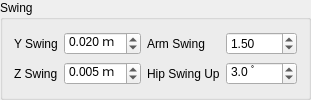
                        <widget class="QGroupBox" name="groupBox_swing">
                          <property name="styleSheet">
                            <string notr="true"/>
                          </property>
                          <property name="title">
                            <string>Swing</string>
                          </property>
                          <layout class="QGridLayout" name="gridLayout_2">
                            <item row="1" column="1">
                              <widget class="QDoubleSpinBox" name="dSpinBox_z_swing_amplitude">
                                <property name="suffix">
                                  <string> ｍ</string>
                                </property>
                                <property name="decimals">
                                  <number>3</number>
                                </property>
                                <property name="minimum">
                                  <double>-1.000000000000000</double>
                                </property>
                                <property name="maximum">
                                  <double>1.000000000000000</double>
                                </property>
                                <property name="singleStep">
                                  <double>0.001000000000000</double>
                                </property>
                                <property name="value">
                                  <double>0.005000000000000</double>
                                </property>
                              </widget>
                            </item>
                            <item row="0" column="2">
                              <widget class="QLabel" name="label_31">
                                <property name="text">
                                  <string>Arm Swing</string>
                                </property>
                              </widget>
                            </item>
                            <item row="1" column="0">
                              <widget class="QLabel" name="label_30">
                                <property name="text">
                                  <string>Z Swing</string>
                                </property>
                              </widget>
                            </item>
                            <item row="0" column="0">
                              <widget class="QLabel" name="label_29">
                                <property name="text">
                                  <string>Y Swing</string>
                                </property>
                              </widget>
                            </item>
                            <item row="0" column="1">
                              <widget class="QDoubleSpinBox" name="dSpinBox_y_swing_amplitude">
                                <property name="suffix">
                                  <string> ｍ</string>
                                </property>
                                <property name="decimals">
                                  <number>3</number>
                                </property>
                                <property name="minimum">
                                  <double>-1.000000000000000</double>
                                </property>
                                <property name="maximum">
                                  <double>1.000000000000000</double>
                                </property>
                                <property name="singleStep">
                                  <double>0.001000000000000</double>
                                </property>
                                <property name="value">
                                  <double>0.020000000000000</double>
                                </property>
                              </widget>
                            </item>
                            <item row="0" column="3">
                              <widget class="QDoubleSpinBox" name="dSpinBox_shoulder_swing_amplitude">
                                <property name="maximum">
                                  <double>2.000000000000000</double>
                                </property>
                                <property name="singleStep">
                                  <double>0.100000000000000</double>
                                </property>
                                <property name="value">
                                  <double>1.500000000000000</double>
                                </property>
                              </widget>
                            </item>
                            <item row="1" column="2">
                              <widget class="QLabel" name="label_32">
                                <property name="text">
                                  <string>Hip Swing Up</string>
                                </property>
                              </widget>
                            </item>
                            <item row="1" column="3">
                              <widget class="QDoubleSpinBox" name="dSpinBox_hip_swing_up_amplitude_">
                                <property name="suffix">
                                  <string> ﾟ</string>
                                </property>
                                <property name="decimals">
                                  <number>1</number>
                                </property>
                                <property name="minimum">
                                  <double>-180.000000000000000</double>
                                </property>
                                <property name="maximum">
                                  <double>180.000000000000000</double>
                                </property>
                                <property name="value">
                                  <double>3.000000000000000</double>
                                </property>
                              </widget>
                            </item>
                          </layout>
                        </widget>
